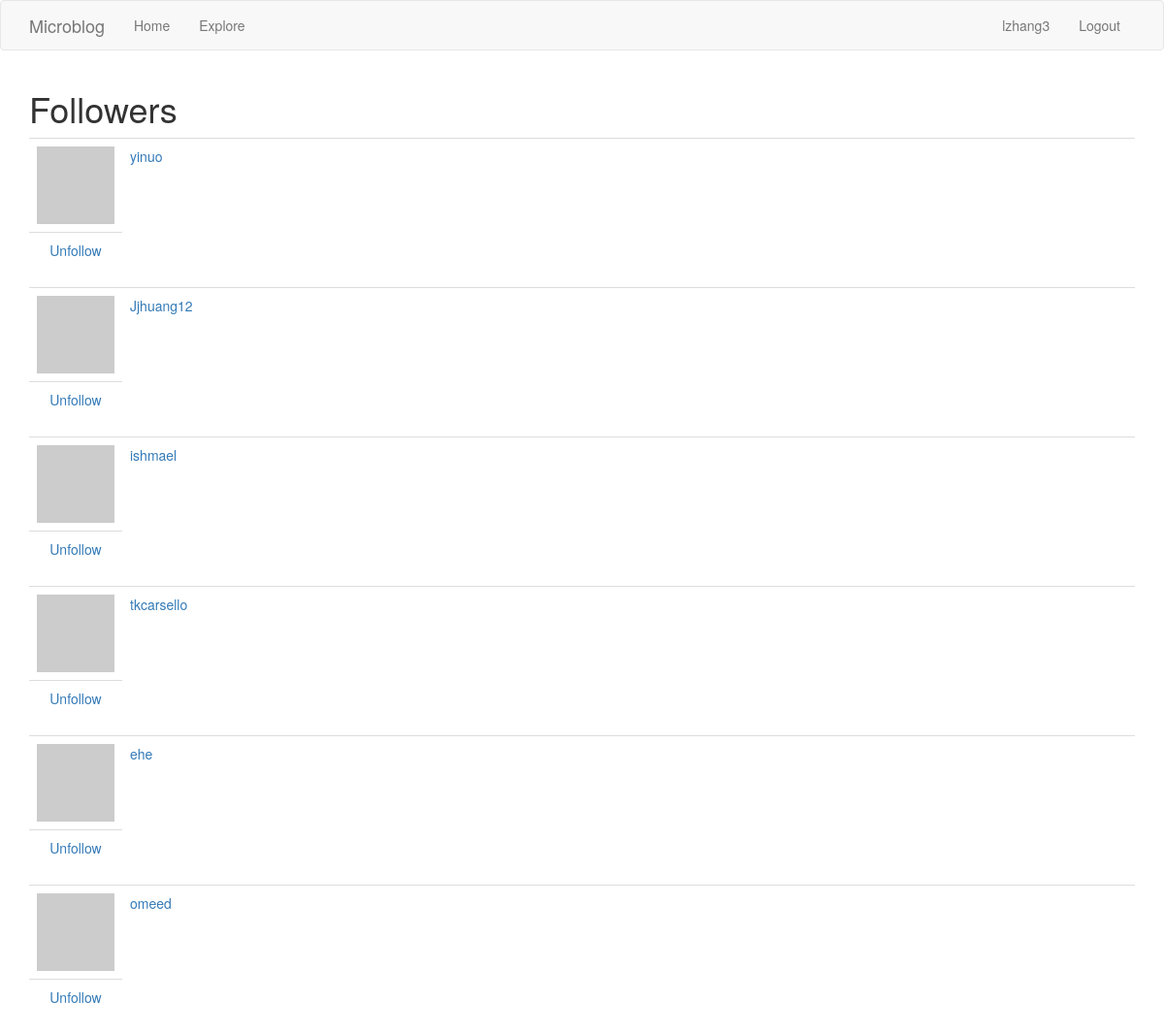
The app's page /lzhang3/followers (signed in), older data.
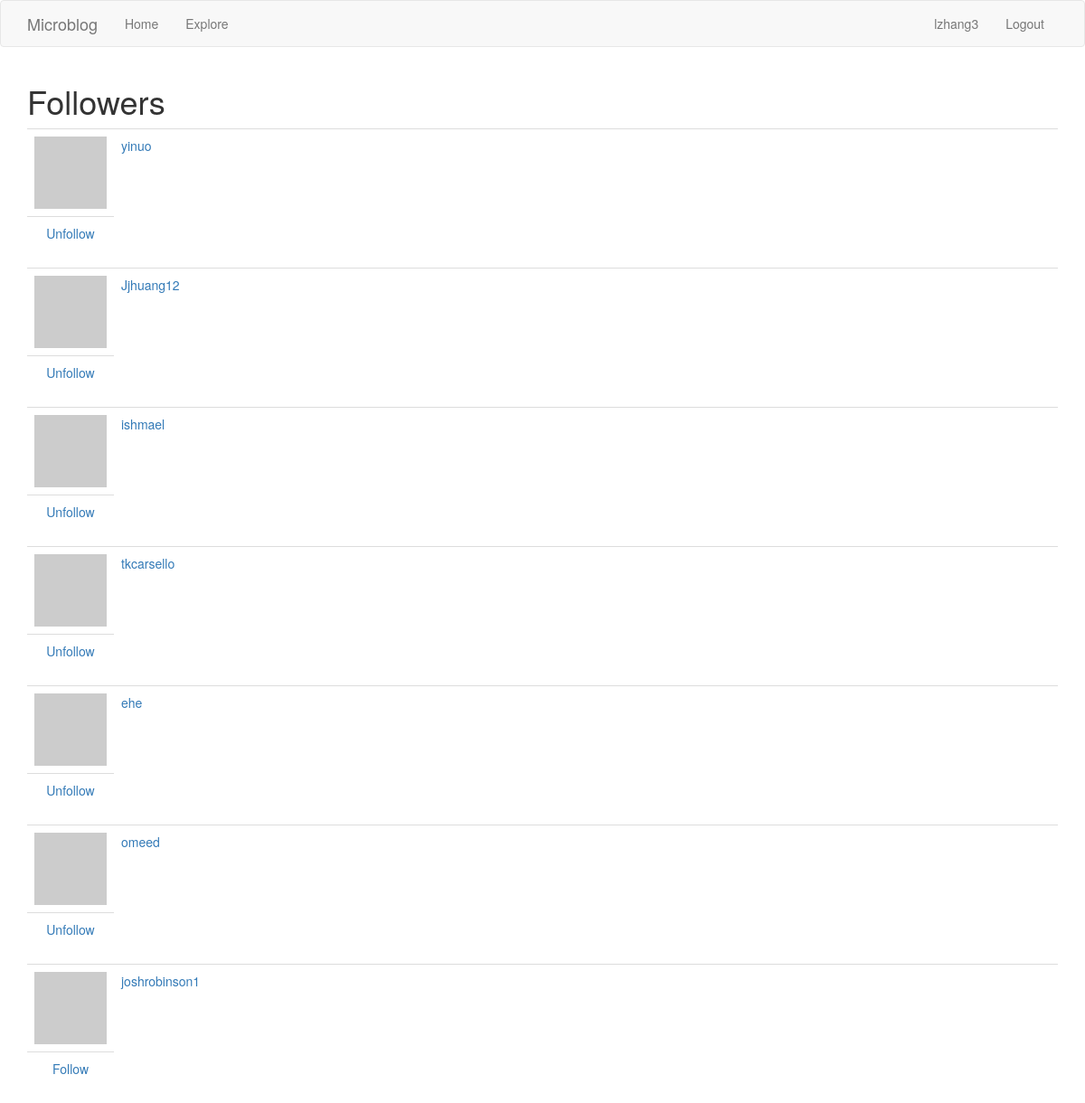
The same page, newer data.
### app/models.py (models this page shows, shortened)
class User(UserMixin, db.Model):
    id = db.Column(db.Integer, primary_key=True)
    username = db.Column(db.String(64), index=True, unique=True)
    email = db.Column(db.String(120), index=True, unique=True)
    password_hash = db.Column(db.String(128))
    posts = db.relationship('Post', backref='author', lazy='dynamic')
    about_me = db.Column(db.String(140))
    last_seen = db.Column(db.DateTime, default=datetime.utcnow)
    followed = db.relationship(
        'User', secondary=followers,
        primaryjoin=(followers.c.follower_id == id),
        secondaryjoin=(followers.c.followed_id == id),
        backref=db.backref('followers', lazy='dynamic'), lazy='dynamic')
    def avatar(self, size):
        digest = md5(self.email.lower().encode('utf-8')).hexdigest()
        return 'https://www.gravatar.com/avatar/{}?d=identicon&s={}'.format(
            digest, size)
    def is_following(self, user):
        return self.followed.filter(
            followers.c.followed_id == user.id).count() > 0

### app/routes.py (the view)
@app.route('/<username>/followers')
@login_required
def followers(username):
    user = User.query.filter_by(username=username).first()
    followers = user.followers
    return render_template('followers.html', user=user, current_user=current_user,
     title='Followers', followers=followers)

### app/models.py (called while the page is built)
@login.user_loader
def load_user(id):
    return User.query.get(int(id))

### app/routes.py (called while the page is built)
@app.before_request
def before_request():
    if current_user.is_authenticated:
        current_user.last_seen = datetime.utcnow()
        db.session.commit()

### app/templates/followers.html
{% extends "base.html" %}
{% block app_content %}
    {% if followers.count() > 0 %}
    <h1>Followers</h1>
    {% for follower in followers %}
        {% include '_follower.html' %}
    {% endfor %}
    {% else %}
    <h1>{{user.username}} has no followers yet!</h1>
    {% endif %}
{% endblock %}

### app/templates/_follower.html
<table class="table table-hover">
    <tr>
        <td width="70px">
            <a href="{{ url_for('user', username=follower.username) }}">
                <img src="{{ follower.avatar(70) }}" />
            </a>
        </td>
        <td>
            <a href="{{ url_for('user', username=follower.username) }}">
                {{ follower.username }}
            </a>
        </td>
    </tr>
    {% if follower != current_user %}
    <tr>
        <td class="text-center">
            {% if current_user.is_following(follower) %}
            <a href="{{ url_for('unfollow', username=follower.username) }}">Unfollow</a>
            {% elif not current_user.is_following(follower) %}
            <a href="{{ url_for('follow', username=follower.username) }}">Follow</a>
            {% endif %}
        </td>
    </tr>
    {% endif %}
</table>

Row changes from the older to the newer data that the page shows:
added User: username "joshrobinson1"
